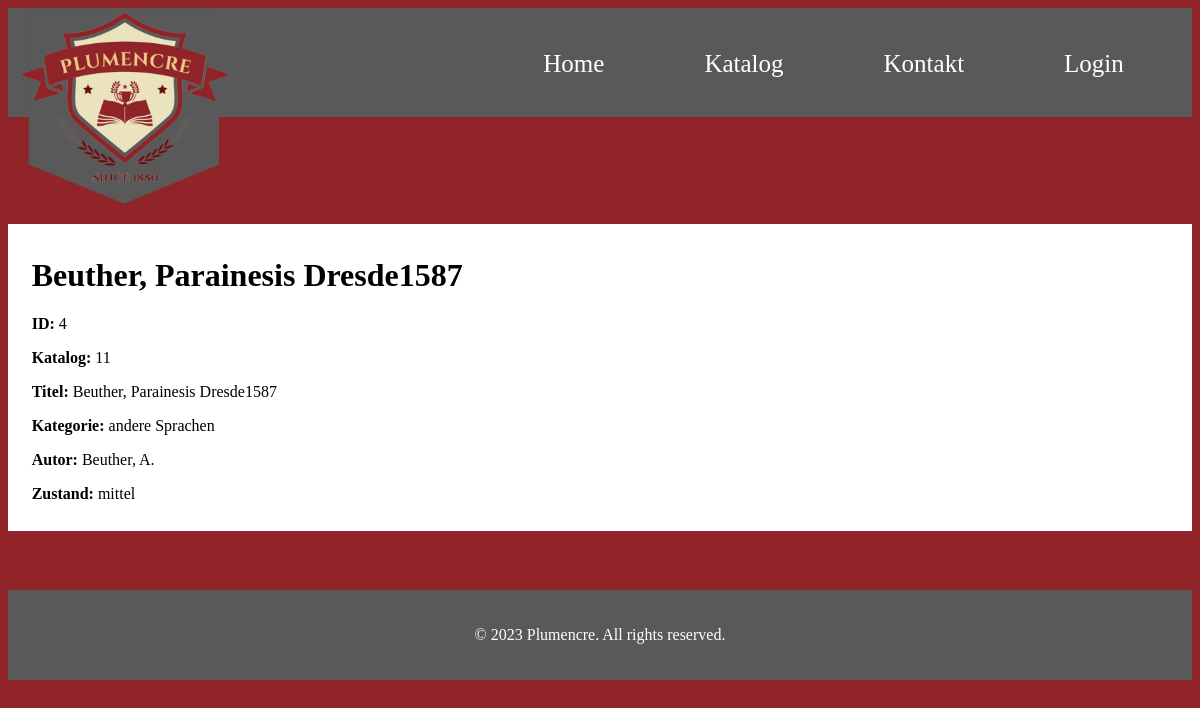
Screenshot of /details.php?id=4 with the database file from the repository.
### tables this page shows
CREATE TABLE IF NOT EXISTS `buecher` (
  `id` int(10) UNSIGNED NOT NULL AUTO_INCREMENT,
  `katalog` int(11) NOT NULL,
  `nummer` int(11) NOT NULL,
  `kurztitle` text NOT NULL,
  `kategorie` int(11) NOT NULL,
  `verkauft` tinyint(1) NOT NULL,
  `kaufer` int(11) NOT NULL,
  `autor` text NOT NULL,
  `title` text NOT NULL,
  `sprache` varchar(250) NOT NULL,
  `foto` varchar(250) NOT NULL,
  `verfasser` int(11) NOT NULL,
  `zustand` char(1) NOT NULL,
  PRIMARY KEY (`id`),
  KEY `fk_buecher_kategorie` (`kategorie`)
);

CREATE TABLE IF NOT EXISTS `kategorien` (
  `id` int(11) NOT NULL AUTO_INCREMENT,
  `kategorie` varchar(100) NOT NULL,
  PRIMARY KEY (`id`)
);

CREATE TABLE IF NOT EXISTS `zustaende` (
  `zustand` char(1) NOT NULL,
  `beschreibung` varchar(100) NOT NULL,
  PRIMARY KEY (`zustand`),
  KEY `zustand` (`zustand`)
);

### details.php (the view, shortened to what this page needs)
<!DOCTYPE html>
<html lang="en">
<head>
    <link rel="stylesheet" href="index.css">
</head>
<body>
    <nav>
    <div class="logo">
        <a href="index.php"><img src="pictures/logo2.png" alt="Logo"></a>
    </div>
    <div class="menu">
        <ul>
        <li><a href="index.php">Home</a></li>
        <li><a href="katalog.php">Katalog</a></li>
        <li><a href="kontakt.php">Kontakt</a></li>
        <li><a href="login.php">Login</a></li>
        </ul>
    </div>
    </nav>
    <?php
        include("includes.php");
        $id = isset($_GET['id']) ? $_GET['id'] : '';
        $sql = "SELECT buecher.*,
            kategorien.kategorie,
            zustaende.beschreibung
        FROM
            buecher,
            kategorien,
            zustaende
        WHERE buecher.id = $id AND buecher.kategorie = kategorien.id AND buecher.zustand = zustaende.zustand";
        $result = mysqli_query($conn, $sql);
        echo "<div class='details'>";
            if (mysqli_num_rows($result) > 0) {
            $row = mysqli_fetch_assoc($result);
            echo "<h1>".$row['kurztitle']."</h1>";
            echo "<p><strong>ID:</strong> ".$row['id']."</p>";
            echo "<p><strong>Katalog:</strong> ".$row['katalog']."</p>";
            echo "<p><strong>Titel:</strong> ".$row['kurztitle']."</p>";
            echo "<p><strong>Kategorie:</strong> ".$row['kategorie']."</p>";
            echo "<p><strong>Autor:</strong> ".$row['autor']."</p>";
            echo "<p><strong>Zustand:</strong> ".$row['beschreibung']."</p>";
            } else {
            echo "No details found.";
            }
        echo "</div>";
?>
    <footer>
        <p>&copy; 2023 Plumencre. All rights reserved.</p>
    </footer>
</body>
</html>

### index.css (style rules this page uses)
body { background-color: #912428; }
nav { display: flex; justify-content: space-between; align-items: center; background-color: #595959; padding: 10px; padding-top: 13px; margin-bottom: 6%; }
.logo { position: relative; }
.logo img { position: absolute; top: -60px; left: 0px; height: 200px; }
.menu { margin-right: 5%; }
.menu ul { display: flex; list-style: none; margin: 0; padding: 5% 0%; }
.menu li { margin-right: 100px; }
.menu li:last-child { margin-right: 0%; }
.menu a { font-family: 'Merriweather', serif; color: #fff; text-decoration: none; font-size: 25px; }
footer { background-color: #595959; color: #fff; text-align: center; padding: 20px; margin-top: 50px; }
a { text-decoration: none; color: inherit; }
.details { margin: 9% 0% 5%; padding: 1% 2%; background-color: white; }

### rows the page displays
buecher: kurztitle "Beuther, Parainesis Dresde1587", id "4", katalog "11", kategorien.kategorie "andere Sprachen", autor "Beuther, A.", zustaende.beschreibung "mittel"
